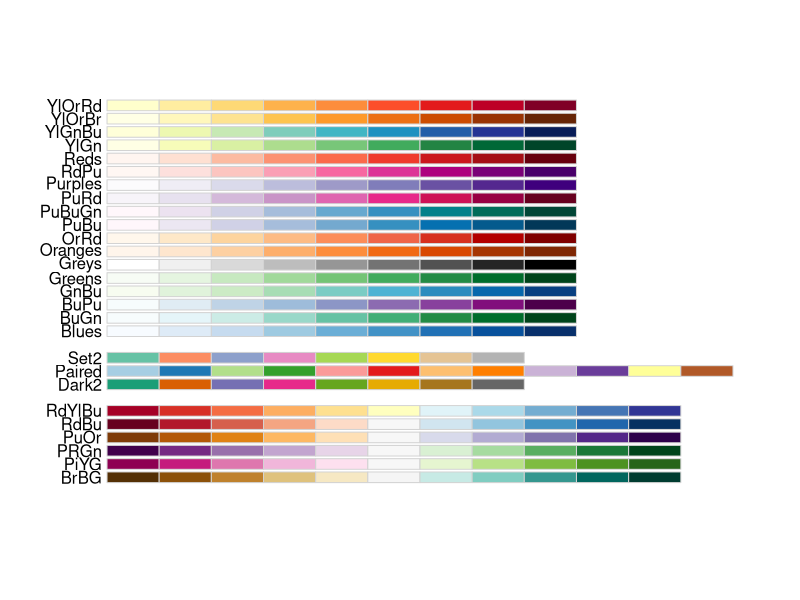
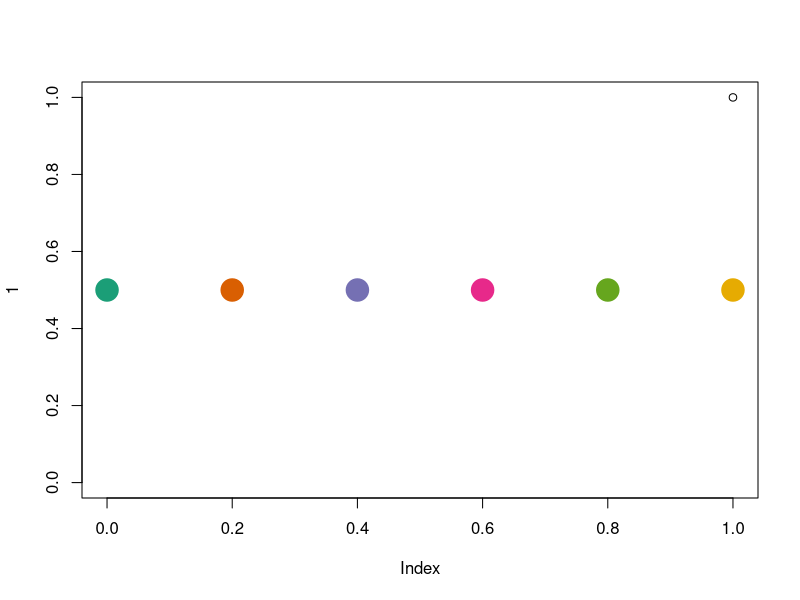
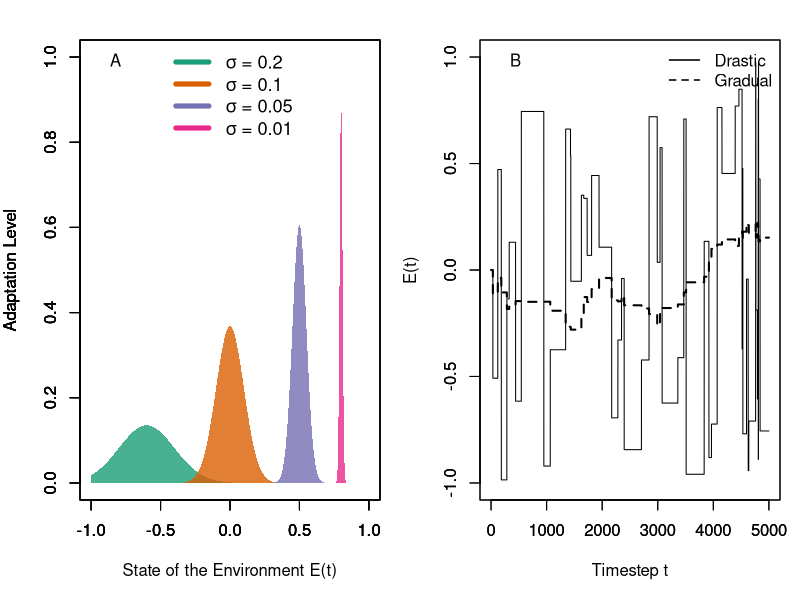

Write R code to recreate these figures, in order.

#Script for Fig. 1, illustration of adaptation functions and modes of environmental change

library(scales)

#color stuff
require(RColorBrewer)#load package
display.brewer.all(colorblindFriendly = TRUE) #shows only colorblind friendly schemes, pick ione


x <- seq(from=0, to=1, by=0.2) # fake data
col.pal <- brewer.pal(length(x), "Dark2") #create a pallette which you loop over for corresponding values


#make sure color is indexed with whatever item you want to differnetiate in a vecor i long/wide
plot(1~1, xlim=c(0,1), ylim=c(0,1))
for(i in 1:length(x)){
  points(x[i],0.5, col=col.pal[i], cex=3, pch=19) 
}

#Define Gaussain adaptation function of environmental state e at time t, e(t), with parameters mu, sigma and amax
Gaussian<-function(t,mu,sigma,amax){amax*exp(-((t-mu)^2)/(2*sigma^2))}

#Define function for geometric mean fitness
geometric.mean<- function(vec){exp(mean(log(vec)))}

#Define adaptation functions for 5 different variants
mu1<--0.6
sigma1<-0.2
amax1<-exp(-10*sigma1)

mu2<--0
sigma2<-0.1
amax2<-exp(-10*sigma2)


mu4<-0.5
sigma4<-0.05
amax4<-exp(-10*sigma4)


mu5<-0.8
sigma5<-0.01
amax5<-exp(-10*sigma5)


Variant1<-function(t){Gaussian(t=t,mu=mu1,amax=amax1,sigma=sigma1)}
Variant2<-function(t){Gaussian(t=t,mu=mu2,amax=amax2,sigma=sigma2)}
Variant4<-function(t){Gaussian(t=t,mu=mu4,amax=amax4,sigma=sigma4)}
Variant5<-function(t){Gaussian(t=t,mu=mu5,amax=amax5,sigma=sigma5)}

#Set up list with 5 adaptation functions
VariantList<- list(Var1=Variant1,Var2=Variant2,Var4=Variant4,Var5=Variant5)

par(mfrow=c(1,2), 
    oma=c(0,0,2,0),
    mar=c(5,4,0,1))

#Plot adaptation functions of our 5 variants
plot(seq(-1,1,by=0.0001),VariantList$Var1(seq(-1,1,by=0.0001)),type = "n", lwd=2, col=col.pal[1],xlab = "State of the Environment E(t)",ylab = "Adaptation Level", ylim = c(0,1))
polygon(c(seq(-1,1,by=0.0001),rev(seq(-1,1,by=0.0001))),c(VariantList$Var1(seq(-1,1,by=0.0001)), rep(0, length(VariantList$Var1(seq(-1,1,by=0.0001))))), col = alpha(col.pal[1], alpha = 0.8), border = NA)
par(new=TRUE)
plot(seq(-1,1,by=0.0001),VariantList$Var2(seq(-1,1,by=0.0001)),type = "n", lwd=2, col=col.pal[2],xlab = "",ylab = "Adaptation Level", ylim = c(0,1))
polygon(c(seq(-1,1,by=0.0001),rev(seq(-1,1,by=0.0001))),c(VariantList$Var2(seq(-1,1,by=0.0001)), rep(0, length(VariantList$Var2(seq(-1,1,by=0.0001))))), col = alpha(col.pal[2], alpha = 0.8), border = NA)

par(new=TRUE)
plot(seq(-1,1,by=0.0001),VariantList$Var4(seq(-1,1,by=0.0001)),type = "n", lwd=2, col=col.pal[3],xlab = "",ylab = "Adaptation Level", ylim = c(0,1))
polygon(c(seq(-1,1,by=0.0001),rev(seq(-1,1,by=0.0001))),c(VariantList$Var4(seq(-1,1,by=0.0001)), rep(0, length(VariantList$Var4(seq(-1,1,by=0.0001))))), col = alpha(col.pal[3], alpha = 0.8), border = NA)

par(new=TRUE)
plot(seq(-1,1,by=0.0001),VariantList$Var5(seq(-1,1,by=0.0001)),type = "n", lwd=2, col=col.pal[4],xlab = "",ylab = "Adaptation Level", ylim = c(0,1))
polygon(c(seq(-1,1,by=0.0001),rev(seq(-1,1,by=0.0001))),c(VariantList$Var5(seq(-1,1,by=0.0001)), rep(0, length(VariantList$Var5(seq(-1,1,by=0.0001))))), col = alpha(col.pal[4], alpha = 0.8), border = NA)

legend("top", c(expression(paste(sigma," = 0.2")), expression(paste(sigma," = 0.1")),expression(paste(sigma," = 0.05")),expression(paste(sigma," = 0.01"))), col = c(col.pal[1],col.pal[2],col.pal[3],col.pal[4]), cex=1.1,lty=1,lwd = 5, bty = "n")
legend("topleft", "A", bty = "n")

Change <- sample(c(1:5000), 50)    
E<-c() 

E[1]<-0
for (i  in 2:5000) {  
  if (i %in% Change){E[i] <- runif(1, -1,1)} 
  else {E[i] <- E[i-1]}
}
plot(E, type = "l", ylim = c(-1,1), ylab = "E(t)", xlab = "Timestep t", lwd=1)

par(new=TRUE)
E<-c()
E[1]<-0
for (i  in 2:5000) {
  if (i %in% Change){
    E0 <- E[i-1]
    E[i] <- E0 + rnorm(1, mean = 0, sd=0.05) 
    while (E[i] < -1 | E[i] > 1) {
      E[i] <- E0 + rnorm(1, mean = 0, sd=0.05) 
    }
  }  else {E[i] <- E[i-1]}
}
plot(E, type = "l", ylim = c(-1,1), ylab = "",lty=2, xlab = "", lwd=2)
legend("topleft", "B", bty = "n")
legend("topright", c("Drastic","Gradual"), lty=c(1,2), lwd=1.5,bty = "n")
